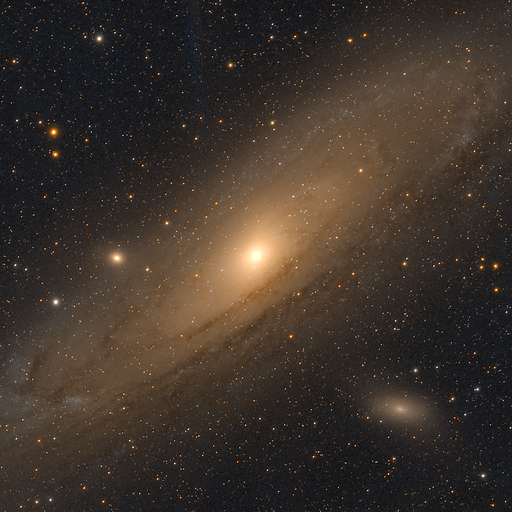
#> input picture assets/avastack.png, 512 x 512 px
$ python _diag_canaux_compo.py assets/avastack.png   (older library calls are emulated)
#> lines starting #> are read from the running program, lines starting #| are printed output that depends on the picture; after the words box and inside, x2 and y2 are one past the last pixel; in counts of white or black regions, pixels touching at a corner belong together
### avastack/images.py
# -*- coding: utf-8 -*-
"""Entrées/sorties image : chargement, sauvegarde, débayerisation, et
utilitaires pour les résultats des outils externes."""

import os
import glob
import re
from typing import Literal, overload

import numpy as np
import cv2

from . import travail

try:
    from astropy.io import fits
    FITS_OK = True
except ImportError:
    FITS_OK = False

# --- Brutes capteur couleur (matrice de Bayer / CFA) -----------------------
# « Non »  : caméra mono, ou images déjà en couleur (TIFF/PNG RGB, FITS 3 canaux)
# « Auto » : lit BAYERPAT dans l'en-tête FITS ; sinon devine via les étoiles,
#           et laisse intactes les images sans signature couleur (caméra mono)
# RGGB/BGGR/GRBG/GBRG : force le pattern (RGGB = le plus courant chez ZWO)
# NB : variable de MODULE, modifiée par l'interface (menu déroulant) —
# comportement identique au `global CFA_MODE` de l'ancien fichier unique.
CFA_MODE = "Auto"


# [39 lines left out: functions _debayer, _guess_bayer, not called in this run]


def _apply_cfa(a, path):
    """Débayerise une brute 2D selon CFA_MODE. Ne touche ni aux images déjà
    RGB, ni (en Auto) aux images sans signature de matrice couleur (mono)."""
    if CFA_MODE == "Non" or a.ndim != 2:
        return a
    pat = CFA_MODE
    if pat == "Auto":
        if FITS_OK and path.lower().endswith((".fits", ".fit", ".fts")):
            try:
                with fits.open(path) as hd:
                    h = (hd[0].header.get("BAYERPAT")
                         or hd[0].header.get("BAYPAT") or "").upper().strip()
                if h in ("RGGB", "BGGR", "GRBG", "GBRG"):
                    return _debayer(a, h)   # info fiable de l'acquisition
            except Exception:
                pass
        pat = _guess_bayer(a)
        if pat is None:
            return a                       # image mono → intacte
    return _debayer(a, pat)


# --- Temps de pose (jalon 119) ---------------------------------------------
# Mots-clés FITS portant le temps de pose unitaire, dans l'ordre d'essai : les
# logiciels d'acquisition ne s'accordent pas (EXPTIME chez N.I.N.A./APT/SGP,
# EXPOSURE ailleurs, XPOSURE dans certains en-têtes).
_MOTS_EXPO = ("EXPTIME", "EXPOSURE", "XPOSURE")


# [36 lines left out: function _expo_depuis_entete, not called in this run]


@overload
def load_image(path: str, avec_expo: Literal[False] = ...) -> np.ndarray: ...
@overload
def load_image(path: str,
               avec_expo: Literal[True]) -> tuple[np.ndarray, float | None]: ...


def load_image(path, avec_expo=False):
    """Charge FITS/PNG/TIFF/JPG → float32, RGB ou mono. Débayerise
    éventuellement (CFA_MODE) les brutes d'un capteur couleur.

    `avec_expo=True` (jalon 119) : renvoie EN PLUS `(image, expo)`, où `expo`
    est le temps de pose en SECONDES lu dans l'en-tête FITS (None pour les
    formats non FITS ou sans mot-clé exploitable). Le défaut reste l'image
    SEULE — RÉTRO-COMPATIBLE : tout appelant existant continue de fonctionner.

    Normalisation selon le TYPE de données (et non la valeur max) :
    entiers 8/16 bits → [0..1] ; flottants (empilements, sorties GraXpert/BXT
    en 32F) → inchangés, y compris les valeurs > 1 des étoiles brillantes."""
    p = path.lower()
    expo = None
    if p.endswith((".fits", ".fit", ".fts")) and FITS_OK:
        with fits.open(path) as hd:
            a = np.asarray(hd[0].data)
            # Jalon 119 : le temps de pose (EXPTIME/EXPOSURE) est extrait du
            # MÊME en-tête déjà lu — AUCUNE relecture du fichier.
            expo = _expo_depuis_entete(hd[0].header)
        if a.ndim == 3 and a.shape[0] <= 4 and a.shape[-1] > 4:
            # PIÈGE axes FITS couleur (même convention que
            # alignment.canal_alignement) : un FITS RGB standard écrit les
            # canaux sur NAXIS3 — astropy le rend (C, H, W). Toute l'appli
            # travaille en (H, W, C) → normalisation ICI, une fois pour toutes
            # (nos propres sauvegardes RGB incluses depuis le correctif
            # « save_image canaux sur NAXIS3 »).
            a = np.ascontiguousarray(np.transpose(a, (1, 2, 0)))
    else:
        a = cv2.imdecode(np.fromfile(path, np.uint8), cv2.IMREAD_UNCHANGED)
        if a is None:
            raise IOError(f"Lecture impossible : {path}")
        if a.ndim == 3 and a.shape[2] == 4:          # PNG/TIFF avec canal alpha
            a = cv2.cvtColor(a, cv2.COLOR_BGRA2RGB)
        elif a.ndim == 3 and a.shape[2] == 3:
            a = cv2.cvtColor(a, cv2.COLOR_BGR2RGB)
    a = _apply_cfa(a, path)
    if a.dtype == np.uint8:
        a = a.astype(np.float32) / 255.0
    elif a.dtype == np.uint16:
        a = a.astype(np.float32) / 65535.0
    elif a.dtype == np.int16:                        # FITS 16 bits = signé
        a = np.clip(a, 0, None).astype(np.float32) / 32768.0
    else:                                            # float32/64 : tel quel
        a = a.astype(np.float32)
    if avec_expo:                        # jalon 119 (défaut : image seule)
        return a, expo
    return a

# [79 lines left out: functions lire_filtre_fits, lire_exptime_fits, borner_lineaire, not called in this run]


# --- Écriture ATOMIQUE et ESPACE DISQUE (v2.38.6) ---------------------------
# Constat RÉEL (Alain, 27/09/2026, Linux) : « Erreur : 24962352 requested and
# 10902832 written » au moment de BlurX. Ce message est celui de
# `numpy.ndarray.tofile()`, appelé par ASTROPY pour écrire les données d'un
# FITS (`io/fits/util.py::_array_to_file` : « delegates directly to
# ndarray.tofile ») : l'écriture s'est ARRÊTÉE à 43 % — signature d'un VOLUME
# PLEIN (le `/tmp` de sa machine est un tmpfs de 4,6 Go que l'archivage des
# frames remplissait), pas d'un chemin invalide (lequel échouerait dès
# l'ouverture). Deux corrections : ① on vérifie l'espace AVANT d'écrire et on
# REFUSE avec une phrase chiffrée ; ② on écrit dans un `.part` qu'on RENOMME à
# la fin, donc un fichier tronqué ne peut plus rester à la place d'une image
# valide (danger réel : un FITS partiel se relit !).
_MOTIF_PARTIEL = re.compile(r"(\d+)\s+requested\s+and\s+(\d+)\s+written")


# [204 lines left out: functions traduction_erreur_ecriture, ecrire_fichier, supprimer_si_present, ecrire_fits, save_image, find_output and 1 more, not called in this run]

### avastack/processing/stars.py
# -*- coding: utf-8 -*-
"""Détection d'étoiles et mesure de la PSF / du seeing (jalon 10).

Prérequis de la NETTETÉ live (déconvolution de Richardson-Lucy, à venir) :
il faut la PSF de l'image — et l'ORB de `StarAligner` n'est PAS un
détecteur photométrique (aucune PSF, aucune liste d'étoiles exploitable,
vérifié le 16/09/2026). Ce module fournit ce prérequis, et livré SEUL il a
déjà un usage : l'**affichage du seeing en direct** (FWHM médiane + nombre
d'étoiles), très utile en EAA et validable sur une nuit réelle avant même
que la netteté n'existe.

Méthode (numpy + OpenCV, AUCUNE dépendance nouvelle — comme denoise.py) :
  1. luminance (moyenne pondérée Rec.601 pour une image couleur) ;
  2. fond et bruit par MÉDIANE / MAD (robustes : les étoiles sont
     minoritaires dans l'image) ;
  3. seuil = fond + k·σ (k = 8 par défaut) puis composantes 8-connexes ;
  4. rejet des objets trop petits (pixels chauds, résidus de bruit), trop
     gros (nébulosités, amas), trop allongés (étoiles filées, tilt/coma)
     et de ceux qui touchent un bord (mesure forcément incomplète) ;
  5. autour de chaque étoile retenue : centroïde pondéré par l'intensité
     puis moments d'ordre 2 → σx, σy en pixels ;
  6. FWHM = 2·√(2·ln2)·√(σx·σy) ; MÉDIANE des FWHM (robuste aux étoiles
     atypiques — saturées, doubles, à pic chaud).
Les valeurs sont en PIXELS DE L'IMAGE FOURNIE : c'est exactement la
résolution sur laquelle la netteté live travaillera (aperçu ≤ 1600 px),
la mesure est donc directement exploitable comme PSF.

Convention de retour (identique à `denoise.denoiser` et
`external.live.appliquer`) : (résultat, "") en succès, (résultat partiel,
message explicite) sinon — JAMAIS d'exception propagée, jamais de panne
silencieuse (règle « pas de no-op silencieux » : SharpCap n'applique rien
sans le dire quand aucune étoile n'est détectée ; ici le message est
toujours renvoyé à l'affichage).
"""

import math
from typing import Any

import numpy as np
import cv2

# Seuil de détection, en σ au-dessus du fond (k). 8σ : les étoiles d'un
# empilement le dépassent largement, le bruit non.
SEUIL_SIGMA: float = 8.0
# En dessous de ce nombre d'étoiles exploitables, la mesure est signalée
# comme PEU FIABLE (message renvoyé) — pour la netteté ce sera le seuil
# sous lequel elle ne s'applique pas.
MIN_ETOILES: int = 3
# Plafond d'étoiles conservées (tri par éclat DÉCROISSANT : les plus
# brillantes d'abord). Borne le coût sur un champ très riche.
MAX_ETOILES: int = 200
# v2.64.0 — sélection RÉPARTIE (cf. `detecter_positions(distance_min=…)`) :
#  · CANDIDATS_MAX borne le NOMBRE de candidats examinés par la recherche
#    gloutonne (le tri par éclat reste la référence ; on n'a jamais besoin de
#    plus de `max_etoiles` candidats, et cela borne le coût du repli) ;
#  · MIN_REPARTI est le nombre d'étoiles SOUS lequel l'écart demandé est
#    considéré comme trop sélectif : on le RÉDUIT par paliers (repli
#    PROGRESSIF) pour ne pas affamer un champ concentré (amas, galaxie…).
CANDIDATS_MAX: int = 2000
MIN_REPARTI: int = 30
# Filtres de forme, en pixels de l'image.
AIRE_MIN: int = 2          # < 2 px au-dessus de 8σ : pixel chaud ou bruit
AIRE_MAX: int = 400        # > 400 px : nébulosité / amas, pas une étoile
SIGMA_MIN: float = 0.4     # plus étroit que ça : échantillonnage impossible
SIGMA_MAX: float = 8.0     # plus large : l'objet n'est pas une étoile isolée
# Ellipticité max : |σx − σy| / σ. Au-delà : étoile filée (suivi), tilt…
ELLIPTICITE_MAX: float = 0.35
# Fenêtre de mesure : elle SUIT la taille apparente de l'étoile. Fenêtre
# FIXE = piège constaté au 1er essai (test du jalon 10 : ÉCHEC) : une fenêtre
# de ±9 px autour d'une étoile de σ ≈ 1,2 px surestimait la FWHM de 170 %,
# le bruit du fond (±9 px = 361 pixels !) pesant alors autant que les ailes
# de l'étoile dans les moments.
_DEMI_MIN: int = 5         # demi-fenêtre minimale (px)
_DEMI_MAX: int = 24        # demi-fenêtre maximale (px)
_PROFIL_DR: float = 0.25   # pas du profil radial (px)
# 2·√(2·ln 2) : passage σ gaussien ↔ FWHM.
FWHM_PAR_SIGMA: float = 2.3548200450309493
# Sous-échantillonnage du calcul de fond : la médiane d'un quart de million
# de pixels suffit largement et la mesure reste ≪ 1 ms.
MAX_PX_FOND: int = 262144


def _luminance(img: np.ndarray) -> np.ndarray:
    """Luminance float32 d'une image mono (H,W) ou couleur (H,W,3).

    PIÈGE (leçon du projet) : toute fonction image doit être vérifiée sur
    les DEUX dispositions — ici l'axe des canaux est le DERNIER pour le
    couleur et ABSENT pour le mono ; les deux cas sont traités, et une
    disposition inattendue lève une erreur plutôt que de rendre une image
    noire en silence."""
    a = np.asarray(img, dtype=np.float32)
    if a.ndim == 2:
        return a
    if a.ndim == 3 and a.shape[2] >= 3:
        return (0.299 * a[..., 0] + 0.587 * a[..., 1]
                + 0.114 * a[..., 2]).astype(np.float32)
    raise ValueError(f"image de dimensions inattendues : {a.shape}")


def _fond_bruit(luma: np.ndarray) -> tuple[float, float]:
    """(fond, bruit) d'une luminance, par médiane / 1,4826·MAD — robustes
    aux étoiles et structures (qui restent minoritaires). Sous-échantillonné
    pour rester instantané même en pleine résolution."""
    h, w = luma.shape
    pas = max(1, int(math.sqrt(max(1, h * w) / float(MAX_PX_FOND))))
    s = luma[::pas, ::pas]
    med = float(np.median(s))
    return med, 1.4826 * float(np.median(np.abs(s - med)))


def _mesure_etoile(luma: np.ndarray, x: int, y: int, bw: int, bh: int,
                   fond: float, bruit: float
                   ) -> tuple[float, float, float] | None:
    """Mesure d'UNE étoile : (σ, FWHM, ellipticité) en px, ou None si
    l'objet ne ressemble pas à une étoile mesurable/isolée.

    `x, y, bw, bh` : boîte de l'objet au-dessus du seuil de détection.
    La taille apparente de la boîte FIXE la fenêtre de mesure (1,2σ à 2,8σ
    de rayon selon l'éclat de l'étoile) — cf. le piège de la fenêtre fixe
    ci-dessus.

    FWHM par PROFIL RADIAL : fond retiré (médiane d'un anneau
    périphérique, donc hors de l'étoile) SANS clip, pixels moyennés par
    anneau de 0,25 px — dans chaque moyenne le bruit s'annule, il n'y a donc
    PAS de biais de fond — puis FWHM = 2 × rayon où le profil retombe à la
    moitié de son pic (interpolation linéaire). L'ellipticité vient de
    moments d'ordre 2 pondérés et seuillés sur le seul cœur (rejet des
    étoiles filées, tilt/coma)."""
    h, w = luma.shape
    taille = 0.25 * max(bw, bh)                # rayon au seuil ≈ 1,2-2,8 σ
    sigma_g = min(max(taille, SIGMA_MIN), SIGMA_MAX)
    demi = int(min(_DEMI_MAX, max(_DEMI_MIN, round(4.0 * sigma_g) + 2)))
    y0, y1 = max(0, y - demi), min(h, y + bh + demi)
    x0, x1 = max(0, x - demi), min(w, x + bw + demi)
    sub = luma[y0:y1, x0:x1].astype(np.float64)
    ys, xs = np.mgrid[y0:y1, x0:x1]

    # --- centroïde pondéré, sur une fenêtre plus SERRÉE : une étoile
    # voisine présente dans la fenêtre large ne doit pas tirer le centre.
    demi_c = int(min(demi, max(4, round(2.0 * sigma_g) + 2)))
    proche = ((np.abs(xs - (x + bw / 2.0)) <= demi_c)
              & (np.abs(ys - (y + bh / 2.0)) <= demi_c))
    poids = np.where(proche, sub - (fond + 1.0 * bruit), 0.0)
    np.clip(poids, 0.0, None, out=poids)
    tot = float(poids.sum())
    if tot <= 0.0:
        return None
    cy = float((poids * ys).sum()) / tot
    cx = float((poids * xs).sum()) / tot
    r = np.hypot(xs - cx, ys - cy)

    # --- ellipticité : moments d'ordre 2 sur le CŒUR seulement (r ≤ 3 σ) —
    # au-delà le bruit du fond domine et masquerait l'allongement réel.
    noyau = r <= max(4.0, 3.0 * sigma_g)
    poids = np.where(noyau, poids, 0.0)
    tot = float(poids.sum())
    if tot <= 0.0:
        return None
    vx = float((poids * (xs - cx) ** 2).sum()) / tot
    vy = float((poids * (ys - cy) ** 2).sum()) / tot
    ex, ey = math.sqrt(max(vx, 0.0)), math.sqrt(max(vy, 0.0))
    if ex <= 0.0 or ey <= 0.0:
        return None
    ellipticite = abs(ex - ey) / math.sqrt(ex * ey)

    # --- profil radial (fond retiré, bruit non clipé : il s'annule) ------
    anneau = r >= 0.75 * demi                  # fond local, hors étoile
    if int(anneau.sum()) < 12:
        return None
    base = float(np.median(sub[anneau]))
    val = (sub - base).ravel()
    nb_max = int(np.floor(demi / _PROFIL_DR)) + 1
    idx = np.minimum((r.ravel() / _PROFIL_DR).astype(np.int32), nb_max - 1)
    compte = np.bincount(idx, minlength=nb_max)
    somme = np.bincount(idx, weights=val, minlength=nb_max)
    profil = np.divide(somme, compte,
                       out=np.full(nb_max, np.nan), where=compte > 0)
    rayons = (np.arange(nb_max) + 0.5) * _PROFIL_DR
    coeur = np.isfinite(profil) & (rayons <= 1.5)
    if not coeur.any():
        return None
    pic = float(np.nanmax(profil[coeur]))
    if pic <= 0.0:
        return None
    i_pic = int(np.argmax(np.where(coeur, profil, -np.inf)))
    demi_pic = 0.5 * pic
    # PIÈGE (constaté au 1er essai du jalon 10) : tous les anneaux ne
    # contiennent pas de pixel (grille entière) → certains bins sont NaN.
    # Il faut donc suivre le dernier anneau FINI au-dessus de la
    # mi-hauteur et interpoler vers le premier FINI en dessous, même s'ils
    # ne sont pas voisins — sinon 45 % des étoiles étaient perdues
    # (« pas de retombée ») alors que leur profil était parfaitement net.
    precedent = None
    for i in range(i_pic, nb_max):
        if not np.isfinite(profil[i]):
            continue
        if profil[i] >= demi_pic:
            precedent = i
        elif precedent is not None:
            frac = ((profil[precedent] - demi_pic)
                    / max(profil[precedent] - profil[i], 1e-12))
            r_half = (rayons[precedent] + float(np.clip(frac, 0.0, 1.0))
                      * (rayons[i] - rayons[precedent]))
            fwhm = 2.0 * r_half
            return fwhm / FWHM_PAR_SIGMA, fwhm, ellipticite
    return None                                # pas de retombée : trop large


def mesurer_seeing(img: np.ndarray, seuil_sigma: float = SEUIL_SIGMA,
                   max_etoiles: int = MAX_ETOILES
                   ) -> tuple[dict[str, Any], str]:
    """Détecte les étoiles de `img` et mesure la PSF (seeing).

    Renvoie (dict, message) :
      - succès (assez d'étoiles)  → (mesure, "") ;
      - échec / mesure douteuse   → (mesure partielle, message explicite).
    Clés de `mesure` : nb (étoiles exploitables), fwhm, sigma, ellipticite
    (médianes, en px), objets (objets détectés au-dessus du seuil), seuil,
    fond, bruit. `img` n'est JAMAIS modifiée."""
    try:
        luma = _luminance(img)
        h, w = luma.shape
        if min(h, w) < 4 * _DEMI_MIN + 8:
            return {}, ("image trop petite pour mesurer le seeing "
                        f"({w}×{h} px)")
        fond, bruit = _fond_bruit(luma)
        if bruit <= 1e-9:
            return {"nb": 0, "fond": fond, "bruit": bruit}, \
                "image constante : aucune étoile détectable"
        seuil = fond + float(seuil_sigma) * bruit

        masque = (luma > seuil).astype(np.uint8)
        nb_obj, _labels, stats, _ = cv2.connectedComponentsWithStats(
            masque, connectivity=8)

        # --- 1er tri (grossier, sans moments) : aire, bords, éclat -------
        cands = []
        for i in range(1, nb_obj):
            x = int(stats[i, cv2.CC_STAT_LEFT])
            y = int(stats[i, cv2.CC_STAT_TOP])
            bw = int(stats[i, cv2.CC_STAT_WIDTH])
            bh = int(stats[i, cv2.CC_STAT_HEIGHT])
            aire = int(stats[i, cv2.CC_STAT_AREA])
            if aire < AIRE_MIN or aire > AIRE_MAX:
                continue
            if x <= 1 or y <= 1 or x + bw >= w - 1 or y + bh >= h - 1:
                continue        # touche un bord : mesure incomplète
            pic = float(luma[y:y + bh, x:x + bw].max())
            cands.append((pic, x, y, bw, bh))
        cands.sort(key=lambda c: -c[0])

        # --- 2e tri (fin) : profil radial + ellipticité par étoile -------
        fwhms, sigmas, ellips = [], [], []
        for _pic, x, y, bw, bh in cands[:int(max_etoiles)]:
            mes = _mesure_etoile(luma, x, y, bw, bh, fond, bruit)
            if mes is None:
                continue
            sig, fwhm, el = mes
            if not (SIGMA_MIN <= sig <= SIGMA_MAX) or el > ELLIPTICITE_MAX:
                continue
            sigmas.append(sig)
            fwhms.append(fwhm)
            ellips.append(el)

        base = {"nb": len(fwhms), "objets": int(nb_obj - 1),
                "seuil": seuil, "fond": fond, "bruit": bruit}
        if not fwhms:
            return base, ("pas assez d'étoiles détectées (0 exploitable) : "
                          "seeing indisponible")
        mesure = dict(base, fwhm=float(np.median(fwhms)),
                      sigma=float(np.median(sigmas)),
                      ellipticite=float(np.median(ellips)))
        if len(fwhms) < MIN_ETOILES:
            return mesure, (f"pas assez d'étoiles détectées ({len(fwhms)}) : "
                            "mesure peu fiable")
        return mesure, ""
    except Exception as exc:                 # mémoire, image dégénérée…
        return {}, str(exc)


def sigma_depuis_fwhm(fwhm: float) -> float:
    """σ gaussien (px) correspondant à une FWHM (px) — PSF de la netteté."""
    return max(float(fwhm), 0.0) / FWHM_PAR_SIGMA


def fwhm_depuis_sigma(sigma: float) -> float:
    """FWHM (px) correspondant à un σ gaussien (px)."""
    return FWHM_PAR_SIGMA * max(float(sigma), 0.0)


# [112 lines left out: functions _choisir_repartis, detecter_positions, not called in this run]

### _diag_canaux_compo.py
# -*- coding: utf-8 -*-
"""Banc de diagnostic — couches R/G/B d'une composition (jalon 54, suite).

CONTEXTE (retour réel d'Alain, 21/09/2026) : l'image composite montre des
étoiles « floues, comme décalées » alors que le recalage colorimétrique
(Linear Fit, offset seul) est devenu quasi inactif (gains ×1.000, offsets
~0,02). Un recalage PHOTOMÉTRIQUE ne peut pas créer ni corriger un
dédoublement géométrique : la cause est donc dans les COUCHES elles-mêmes.
Ce banc mesure et tranche entre les trois hypothèses :

  1. DÉFOCALISATION d'un filtre (parfocalie / dérive de focus) :
     FWHM d'une couche ≫ les autres → refocaliser / autofocus par filtre ;
  2. DÉCALAGE inter-couches (réfraction atmosphérique différentielle,
     résidu d'alignement par dossier) : translation mesurée ≥ 0,5 px →
     correctif logiciel possible (ré-enregistrement des canaux) ;
  3. couches nettes ET enregistrées → le dédoublement vient d'ailleurs
     (sous-échantillonnage, étirement) — coller la sortie complète.

Usage :
    python _diag_canaux_compo.py canal_R.fit canal_G.fit canal_B.fit
(1 à 3 fichiers — empilements PAR CANAL sauvegardés par l'appli, bouton
« 💾 Enregistrer les canaux (par filtre)… » ; l'ordre et les noms sont
libres, le canal de RÉFÉRENCE est celui du nom contenant « G » sinon le
2e fichier.)
"""
import sys

import cv2
import numpy as np

from avastack.images import load_image
from avastack.processing import stars

if hasattr(sys.stdout, "reconfigure"):
    sys.stdout.reconfigure(encoding="utf-8", errors="replace")

MAX_COTE = 1024          # corrélation de phase sur aperçu (coût constant)
APPAREIL_MIN = 0.5       # px : en dessous, translation = négligeable
FLOU_RAPPORT = 1.4       # FWHM max/min ≥ 1,4 → couche nettement plus floue


def _ech(c, cible=MAX_COTE):
    pas = max(1, int(round(max(c.shape) / float(cible))))
    return c[::pas, ::pas], pas


# [54 lines left out: functions translation_phase, translation_etoiles, not called in this run]


def principal(fichiers):
    print("=== DIAGNOSTIC COUCHES R/G/B (composition) ===\n")
    donnees = []
    for f in fichiers:
        img = load_image(f)
#> in load_image, a is the input picture: shape (512, 512, 3); mean B, G, R 43.7, 52, 62.5
        img2d = (img.mean(axis=2) if img.ndim == 3 else img).astype(np.float32)
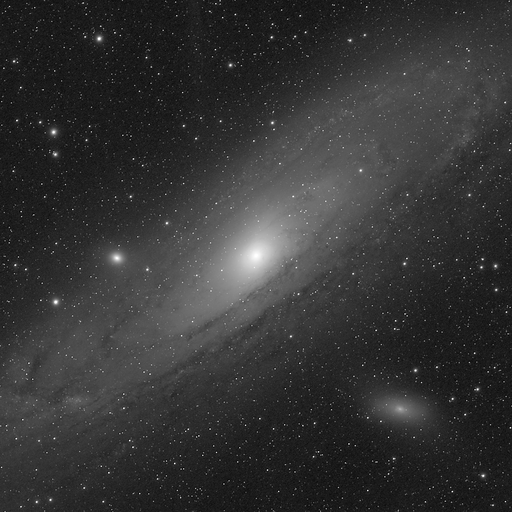
#> img2d: shape (512, 512) float32; min 0, max 1, mean 0.207
        m, msg = stars.mesurer_seeing(img2d)
#> in _fond_bruit, `med = float(np.median(s))`: med = 0.176
#> in mesurer_seeing, `fond, bruit = _fond_bruit(luma)`: bruit = 0.093
#> in mesurer_seeing, `seuil = fond + float(seuil_sigma) * bruit`: seuil = 0.921
#> in mesurer_seeing, `masque = (luma > seuil).astype(np.uint8)`:
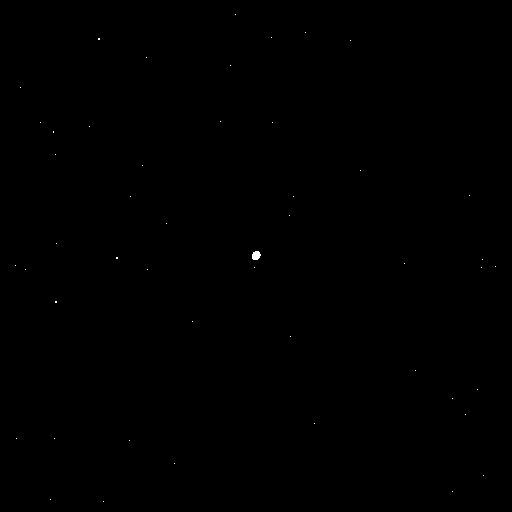
#> masque: shape (512, 512); values 0 (black) and 1 (white), 0.05% white; 48 white regions (47 under 20 px), largest, box (x1, y1, x2, y2) and area: (252, 251, 261, 260) 64
#> in mesurer_seeing, `nb_obj, _labels, stats, _ = cv2.connectedComponentsWithStats( masque, ..`: nb_obj = 49; stats = 49 rows, first 6: [0, 0, 512, 512, 262023], [235, 14, 1, 1, 1], [305, 32, 1, 1, 1], [271, 37, 1, 1, 1], [98, 38, 2, 2, 4], [350, 40, 1, 1, 1]
#> (the rest of the program and of its run is left out)
